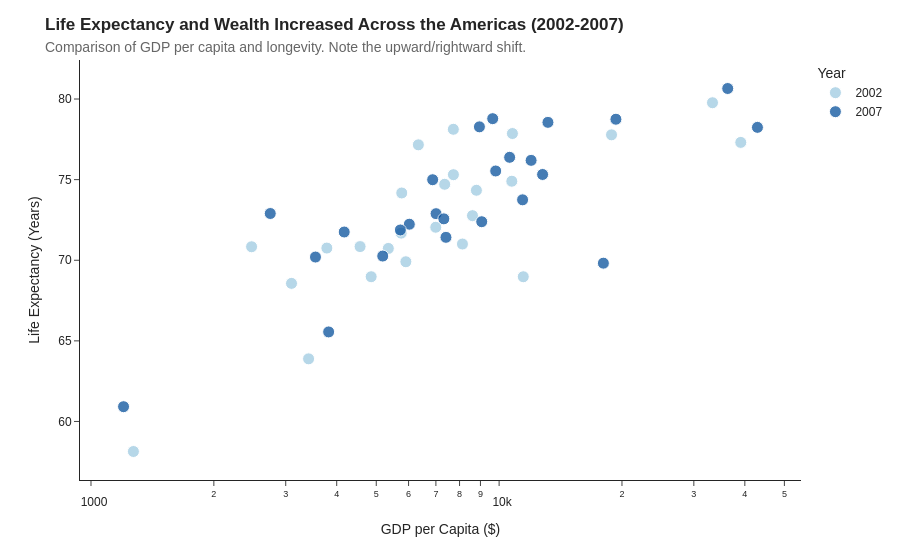

Notebook source saved alongside this figure:
### Markdown cell above
## Task 1 — Scatter: life expectancy change over time

**What to build:** A scatter showing **GDP per capita vs life expectancy** for **two years** (2000 and 2007) to show how both moved — use **colour for year** (just 2 colours), **one continent only**.

Choose any continent except Africa (that was the example). Highlight the change direction.

> 💡 Filter: `df.loc[df['continent'] == 'YOUR_CHOICE']` then filter years

### Code cell
# Task 1 — Americas GDP vs Life Expectancy (2002-2007)
# ---------------------------------------------------

# 1. Filter data for Americas and the years 2002 and 2007
df_task1 = df.loc[(df['continent'] == 'Americas') & (df['year'].isin([2002, 2007]))].copy()

# 2. Convert year to string to ensure discrete legend markers
df_task1['year'] = df_task1['year'].astype(str)

# 3. Create the scatter plot
fig1 = px.scatter(
    df_task1, 
    x="gdpPercap", 
    y="lifeExp", 
    color="year", 
    # Light blue for 2002, Dark blue for 2007
    color_discrete_map={"2002": "#9ecae1", "2007": "#08519c"}, 
    hover_name="country",
    log_x=True,           # Rule 4: Log scale for GDP per capita
    template="simple_white"
)

# 4. Refine markers and layout styling
fig1.update_traces(
    marker=dict(size=12, opacity=0.75, line=dict(width=1, color='white'))
)

fig1.update_layout(
    title="<b>Life Expectancy and Wealth Increased Across the Americas (2002-2007)</b><br><span style='font-size:14px; color:#666666'>Comparison of GDP per capita and longevity. Note the upward/rightward shift.</span>",
    xaxis_title="GDP per Capita ($)",
    yaxis_title="Life Expectancy (Years)",
    legend_title="Year",
    font=dict(family="Arial")
)

fig1.show()

### Figure 1 — Plotly figure (JSON) as saved in the notebook; plotly's stock layout.template omitted (floating-point values rounded to 4 significant figures)
{"data": [{"hovertemplate": "<b>%{hovertext}</b><br><br>year=2002<br>gdpPercap=%{x}<br>lifeExp=%{y}<extra></extra>", "hovertext": ["Argentina", "Bolivia", "Brazil", "Canada", "Chile", "Colombia", "Costa Rica", "Cuba", "Dominican Republic", "Ecuador", "El Salvador", "Guatemala", "Haiti", "Honduras", "Jamaica", "Mexico", "Nicaragua", "Panama", "Paraguay", "Peru", "Puerto Rico", "Trinidad and Tobago", "United States", "Uruguay", "Venezuela"], "legendgroup": "2002", "marker": {"color": "#9ecae1", "line": {"color": "white", "width": 1}, "opacity": 0.75, "size": 12, "symbol": "circle"}, "mode": "markers", "name": "2002", "orientation": "v", "showlegend": true, "type": "scatter", "x": [8798.0, 3413.0, 8131.0, 33330.0, 10780.0, 5755.0, 7723.0, 6341.0, 4564.0, 5773.0, 5352.0, 4858.0, 1270.0, 3100.0, 6995.0, 10740.0, 2475.0, 7356.0, 3784.0, 5909.0, 18860.0, 11460.0, 39100.0, 7727.0, 8605.0], "xaxis": "x", "y": [74.34, 63.88, 71.01, 79.77, 77.86, 71.68, 78.12, 77.16, 70.85, 74.17, 70.73, 68.98, 58.14, 68.56, 72.05, 74.9, 70.84, 74.71, 70.75, 69.91, 77.78, 68.98, 77.31, 75.31, 72.77], "yaxis": "y"}, {"hovertemplate": "<b>%{hovertext}</b><br><br>year=2007<br>gdpPercap=%{x}<br>lifeExp=%{y}<extra></extra>", "hovertext": ["Argentina", "Bolivia", "Brazil", "Canada", "Chile", "Colombia", "Costa Rica", "Cuba", "Dominican Republic", "Ecuador", "El Salvador", "Guatemala", "Haiti", "Honduras", "Jamaica", "Mexico", "Nicaragua", "Panama", "Paraguay", "Peru", "Puerto Rico", "Trinidad and Tobago", "United States", "Uruguay", "Venezuela"], "legendgroup": "2007", "marker": {"color": "#08519c", "line": {"color": "white", "width": 1}, "opacity": 0.75, "size": 12, "symbol": "circle"}, "mode": "markers", "name": "2007", "orientation": "v", "showlegend": true, "type": "scatter", "x": [12780.0, 3822.0, 9066.0, 36320.0, 13170.0, 7007.0, 9645.0, 8948.0, 6025.0, 6873.0, 5728.0, 5186.0, 1202.0, 3548.0, 7321.0, 11980.0, 2749.0, 9809.0, 4173.0, 7409.0, 19330.0, 18010.0, 42950.0, 10610.0, 11420.0], "xaxis": "x", "y": [75.32, 65.55, 72.39, 80.65, 78.55, 72.89, 78.78, 78.27, 72.23, 74.99, 71.88, 70.26, 60.92, 70.2, 72.57, 76.19, 72.9, 75.54, 71.75, 71.42, 78.75, 69.82, 78.24, 76.38, 73.75], "yaxis": "y"}], "layout": {"font": {"family": "Arial"}, "legend": {"title": {"text": "Year"}, "tracegroupgap": 0}, "margin": {"t": 60}, "title": {"text": "<b>Life Expectancy and Wealth Increased Across the Americas (2002-2007)</b><br><span style='font-size:14px; color:#666666'>Comparison of GDP per capita and longevity. Note the upward/rightward shift.</span>"}, "xaxis": {"anchor": "y", "domain": [0, 1], "title": {"text": "GDP per Capita ($)"}, "type": "log"}, "yaxis": {"anchor": "x", "domain": [0, 1], "title": {"text": "Life Expectancy (Years)"}}}}
